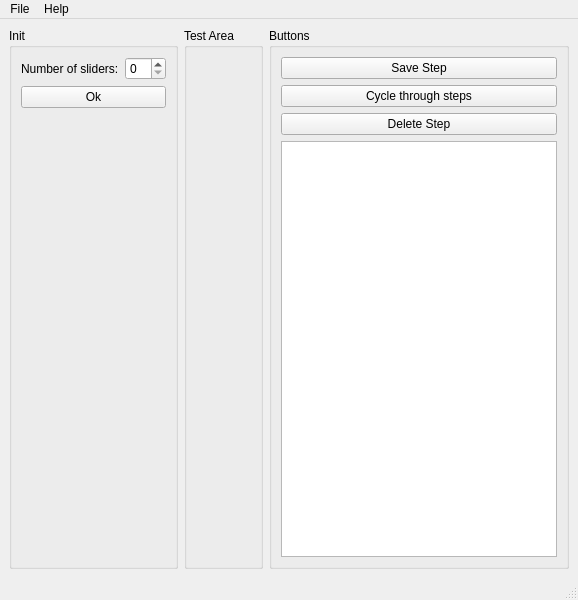
<?xml version="1.0" encoding="UTF-8"?>
<ui version="4.0">
 <class>MainWindow</class>
 <widget class="QMainWindow" name="MainWindow">
  <property name="geometry">
   <rect>
    <x>0</x>
    <y>0</y>
    <width>578</width>
    <height>600</height>
   </rect>
  </property>
  <property name="windowTitle">
   <string>MainWindow</string>
  </property>
  <widget class="QWidget" name="centralwidget">
   <layout class="QHBoxLayout" name="horizontalLayout_2">
    <item>
     <widget class="QGroupBox" name="groupBoxInit">
      <property name="title">
       <string>Init</string>
      </property>
      <layout class="QVBoxLayout" name="verticalLayout">
       <item>
        <layout class="QHBoxLayout" name="horizontalLayout">
         <item>
          <widget class="QLabel" name="label">
           <property name="text">
            <string>Number of sliders:</string>
           </property>
          </widget>
         </item>
         <item>
          <widget class="QSpinBox" name="spinBox"/>
         </item>
        </layout>
       </item>
       <item>
        <widget class="QPushButton" name="pushButton">
         <property name="text">
          <string>Ok</string>
         </property>
        </widget>
       </item>
       <item>
        <spacer name="verticalSpacer">
         <property name="orientation">
          <enum>Qt::Vertical</enum>
         </property>
         <property name="sizeHint" stdset="0">
          <size>
           <width>20</width>
           <height>436</height>
          </size>
         </property>
        </spacer>
       </item>
      </layout>
     </widget>
    </item>
    <item>
     <widget class="QGroupBox" name="groupBoxTestArea">
      <property name="title">
       <string>Test Area</string>
      </property>
     </widget>
    </item>
    <item>
     <widget class="QGroupBox" name="groupBoxButtons">
      <property name="title">
       <string>Buttons</string>
      </property>
      <layout class="QVBoxLayout" name="verticalLayout_2">
       <item>
        <widget class="QPushButton" name="pushButton_2">
         <property name="text">
          <string>Save Step</string>
         </property>
        </widget>
       </item>
       <item>
        <widget class="QPushButton" name="pushButton_3">
         <property name="text">
          <string>Cycle through steps</string>
         </property>
        </widget>
       </item>
       <item>
        <widget class="QPushButton" name="pushButton_4">
         <property name="text">
          <string>Delete Step</string>
         </property>
        </widget>
       </item>
       <item>
        <widget class="QListWidget" name="listWidget"/>
       </item>
      </layout>
     </widget>
    </item>
   </layout>
  </widget>
  <widget class="QMenuBar" name="menubar">
   <property name="geometry">
    <rect>
     <x>0</x>
     <y>0</y>
     <width>578</width>
     <height>21</height>
    </rect>
   </property>
   <widget class="QMenu" name="menuFile">
    <property name="title">
     <string>File</string>
    </property>
   </widget>
   <widget class="QMenu" name="menuHelp">
    <property name="title">
     <string>Help</string>
    </property>
   </widget>
   <addaction name="menuFile"/>
   <addaction name="menuHelp"/>
  </widget>
  <widget class="QStatusBar" name="statusbar"/>
 </widget>
 <resources/>
 <connections/>
</ui>
